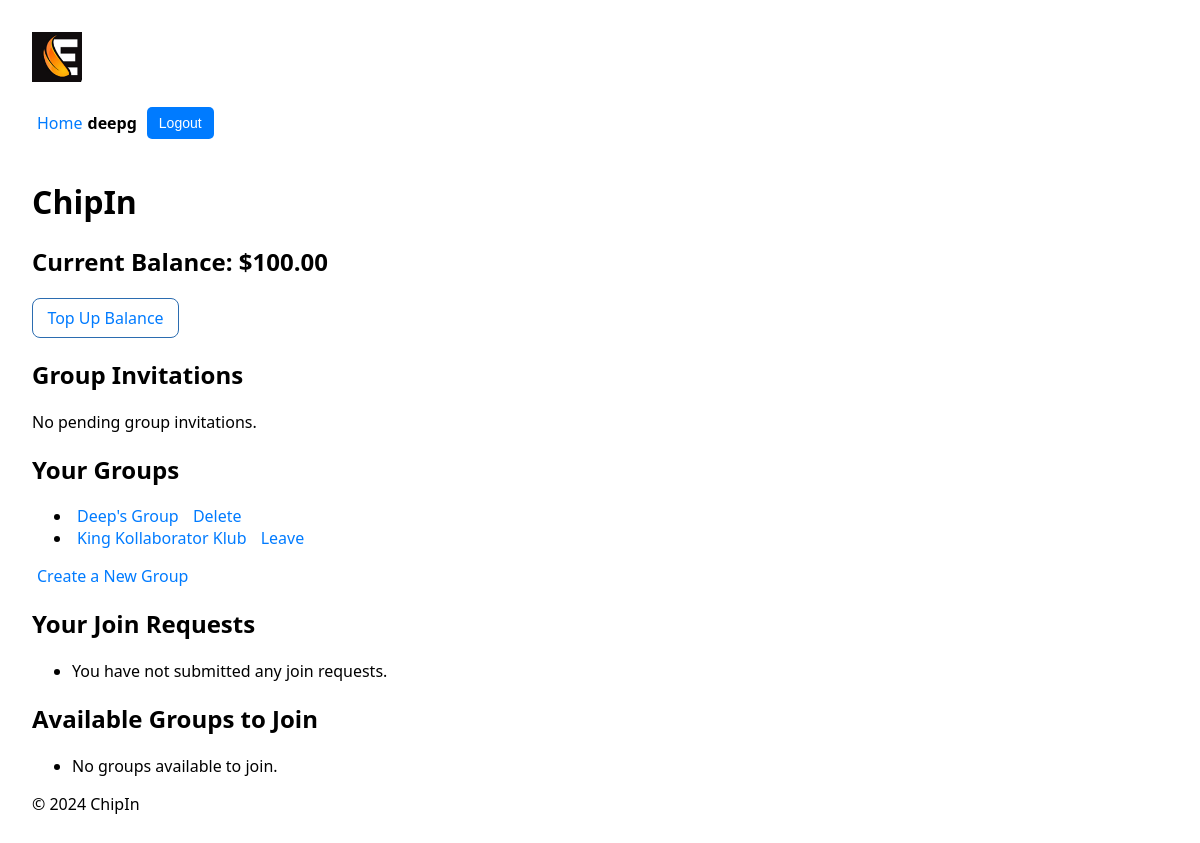
The app's page /chipin/ (signed in), older data.
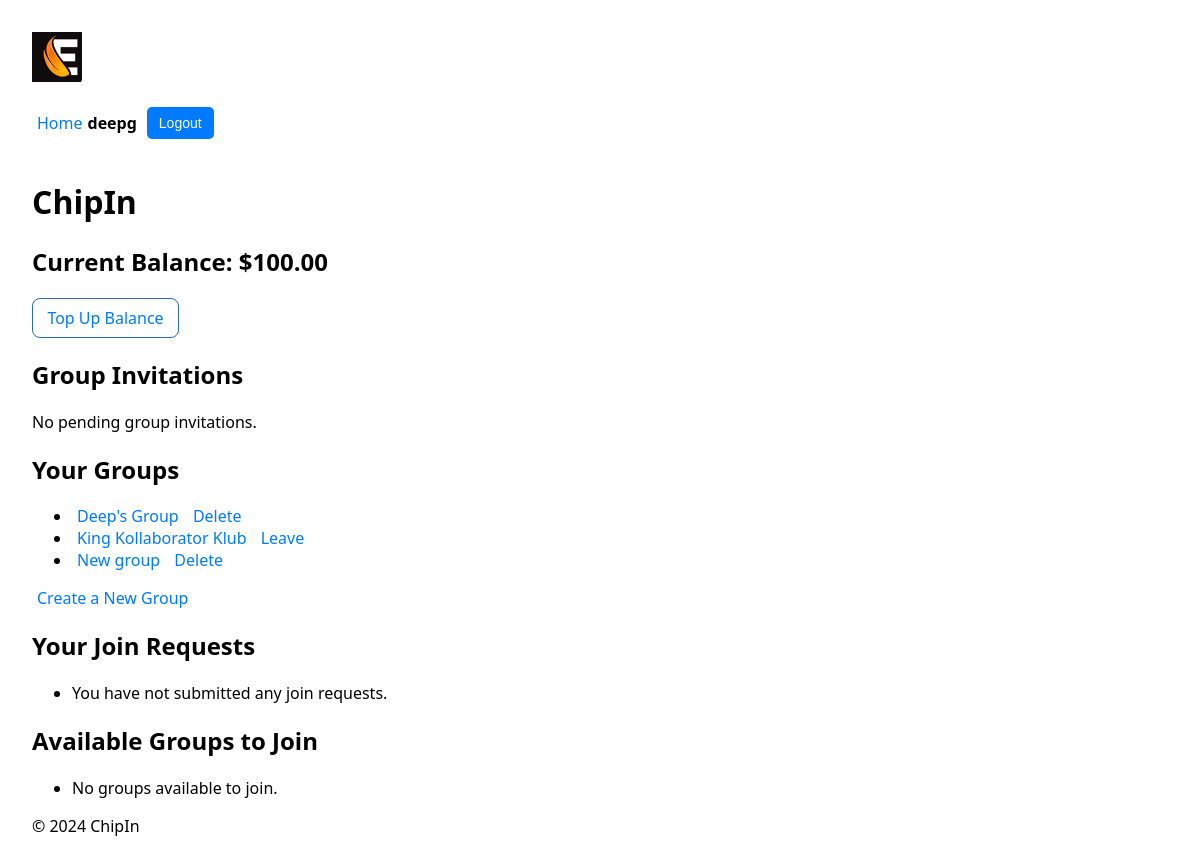
The same page, newer data.
### chipin/models.py (models this page shows, shortened)
class Group(models.Model):
    name = models.CharField(max_length=100)
    admin = models.ForeignKey(User, related_name='admin_groups', on_delete=models.CASCADE)
    members = models.ManyToManyField(User, related_name='group_memberships', blank=True)
    invited_users = models.ManyToManyField(User, related_name='pending_invitations', blank=True)

### chipin/views.py (the view)
# urls.py: path("", views.home, name="home"),
@login_required
def home(request):
    user = request.user
    pending_invitations = user.pending_invitations.all()  # Get pending group invitations for the current user
    user_groups = user.group_memberships.all()  # Get groups the user is a member of
    user_join_requests = GroupJoinRequest.objects.filter(user=user)  # Get join requests sent by the user
    available_groups = Group.objects.exclude(members=user).exclude(join_requests__user=user)  # Get groups the user is not a member of and has not requested to join
    context = {
        'pending_invitations': pending_invitations,
        'user_groups': user_groups,
        'user_join_requests': user_join_requests,
        'available_groups': available_groups,
        'balance': user.profile.balance,  # Add the user's current balance
    }
    return render(request, 'chipin/home.html', context)

### chipin/context_processors.py (called while the page is built)
def user_profile(request):
    if request.user.is_authenticated:
        try:
            return {'nickname': request.user.profile.nickname}
        except Profile.DoesNotExist:
            return {'nickname': request.user.username}  # Fallback to username if no profile exists
    return {}

### chipin/templates/chipin/home.html (shortened to what this page needs)
{% extends 'chipin/base.html' %}
{% load static %}
{% block content %}
    <h1>ChipIn</h1>
    <div class="balance-section">
        <h2>Current Balance: ${{ balance }}</h2>
        <a href="{% url 'chipin:top_up_balance' %}" class="btn btn-primary">Top Up Balance</a>
    </div>
    <h2>Group Invitations</h2>
    <div class="invitation-notification">
        {% if pending_invitations %}
            <ul>
                {% for group in pending_invitations %}
                    <li>
                        You have been invited to join <strong>{{ group.name }}</strong>.
                        <a href="{% url 'chipin:accept_invite' group.id %}?user_id={{ request.user.id }}">Accept</a> |
                        <a href="{% url 'chipin:reject_invite' group.id %}" style="color: red;">Reject</a>
                    </li>
                {% empty %}
                    <li>No pending group invitations.</li>
                {% endfor %}
            </ul>
        {% else %}
            <p>No pending group invitations.</p>
        {% endif %}
    </div>
    <h2>Your Groups</h2>
    <ul>
        {% for group in user.group_memberships.all %}
        <li>
            <a href="{% url 'chipin:group_detail' group.id %}">{{ group.name }}</a>
            {% if group.admin == request.user %}
                <a href="{% url 'chipin:delete_group' group.id %}" onclick="return confirm('Are you sure you want to delete this group?');">Delete</a>
            {% else %}
                <a href="{% url 'chipin:leave_group' group.id %}" onclick="return confirm('Are you sure you want to leave this group?');">Leave</a>
            {% endif %}
        </li>
        {% empty %}
        <li>You are not a member of any group yet.</li>
        {% endfor %}
    </ul>
    <a href="{% url 'chipin:create_group' %}">Create a New Group</a>
    <h2>Your Join Requests</h2>
    <ul>
        {% for join_request in user_join_requests %}
        <li>
            You requested to join <strong>{{ join_request.group.name }}</strong> on {{ join_request.created_at }}.
            <a href="{% url 'chipin:delete_join_request' join_request.id %}" onclick="return confirm('Are you sure you want to delete this join request?');">Delete</a>
        </li>
        {% empty %}
        <li>You have not submitted any join requests.</li>
        {% endfor %}
    </ul>
    <h2>Available Groups to Join</h2>
    <ul>
        {% for group in available_groups %}
        <li>
            <a href="{% url 'chipin:group_detail' group.id %}">{{ group.name }}</a>
            <span>Admin: {{ group.admin.profile.nickname }}</span>
        </li>
        {% empty %}
        <li>No groups available to join.</li>
        {% endfor %}
    </ul>
{% endblock %}

Row changes from the older to the newer data that the page shows:
added Group: name "New group", shows "Delete"
